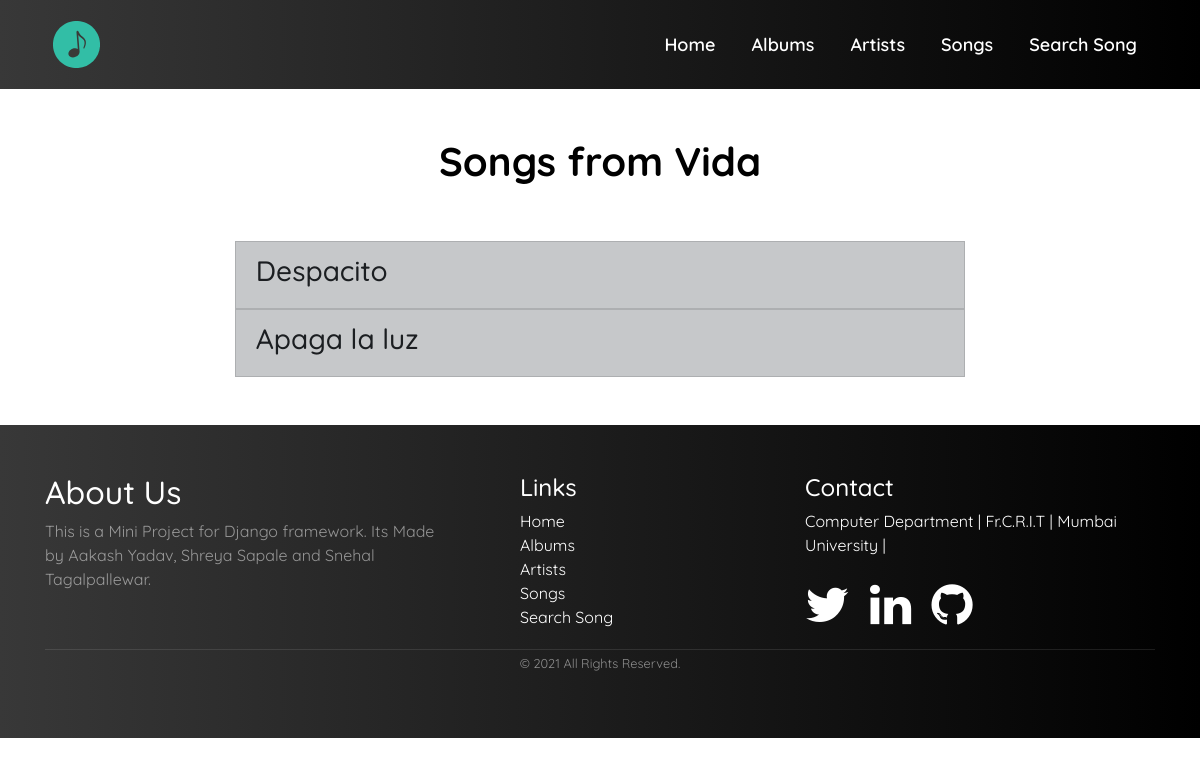
The app's page /openAlbum/1/ with its own data.
### accounts/models.py (models this page shows, shortened)
class Song (models.Model):
    name = models.CharField(max_length=50, default="")
    song = models.FileField(upload_to='songs/', default=None)
    album = models.ForeignKey(
        Album, on_delete=models.CASCADE, default="")
    artist = models.ForeignKey(
        Artist, on_delete=models.CASCADE, default="")
    language = models.ForeignKey(
        Language, on_delete=models.CASCADE, default="")
    song_image = models.ImageField(upload_to="song-images/", default="")
    trending = models.BooleanField(default=True)

class Album (models.Model):
    album_name = models.CharField(max_length=50, default="")
    album_image = models.ImageField(
        upload_to="album-images/", default="", blank=True)
    artist = models.ForeignKey(
        Artist, on_delete=models.CASCADE, default="")
    def __str__(self):
        return self.album_name

### accounts/views.py (the view)
# urls.py: path('openAlbum/<int:albumid>/', views.openAlbum, name='openAlbum'),
def openAlbum(request, albumid):
    songs = Song.objects.filter(album__pk=albumid)
    context = {
        'songs': songs,
        'song1': songs[0],
    }
    return render(request, 'albumsongs.html', context)

### templates/albumsongs.html (shortened to what this page needs)
{% extends 'main/base.html' %}
{% load static %}
{% block cssLinks %}
<link rel="stylesheet" href="{% static '/css/album.css' %}">
{% endblock %}
{% block body %}
<div class="container">
    <div class="title"><br><br>
        <h1 class="title-main text-center" style="color:rgb(0, 0, 0);"><b>Songs from {{song1.album}}</b></h1>
        <br><br>
    </div>
    <div class="box-outer-albums">
        <div class="" style="margin-left: 3%;margin-right: 3%;">
            <ul class="list-group mb-5  marginlr">
                {% for song in songs %}
                <a href="/songsPlay/{{song.pk}}" style="text-decoration: none;">
                    <li class="list-group-item list-group-item-action list-group-item-dark">
                        <h3>{{song.name}}</h3>
                    </li>
                </a>
                {% empty %}
                <li class="list-group-item  list-group-item-dark">
                    Sorry :( ! There are no items related to your Search
                </li>
                {% endfor %}
            </ul>
        </div>
    </div>
</div>
{% endblock %}

### static/css/common.css (style rules this page uses)
* { margin: 0; padding: 0; font-family: "Quicksand", sans-serif; }

### static/css/album.css (style rules this page uses)
.marginlr { padding-left: 15%; padding-right: 15%; }

### records on screen
Song: album "Vida", name "Despacito"
Song: name "Apaga la luz"
